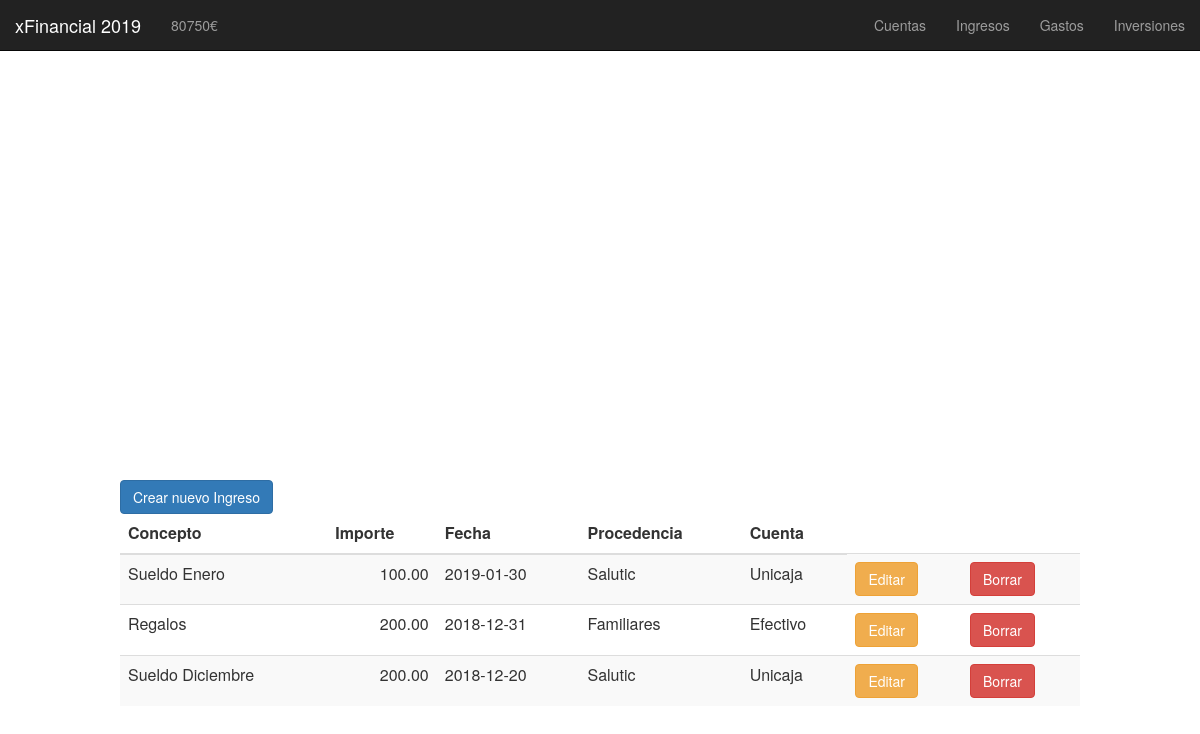
/ingresos.php, run on the app's committed database.
### tables this page shows
CREATE TABLE ingresos (
	id INT PRIMARY KEY AUTO_INCREMENT,
	importe DECIMAL(8,2),  
	concepto VARCHAR(50),  
	fecha DATE,  
	procedencia VARCHAR(50),  
	cuenta VARCHAR(50)  
);

### functions/ingresos/mostrar_ingresos_edit.php (the view, shortened to what this page needs)
<td>
    <button type="button" class="btn btn-warning" data-toggle="modal" data-target="#modal_editar_<?php echo $row['id'] ;?>">
    Editar
    </button>
</td>
<td>
    <button type="button" class="btn btn-danger" data-toggle="modal" data-target="#modal_borrar_<?php echo $row['id'] ;?>">
    Borrar
    </button>
</td>

### functions/ingresos/mostrar_ingresos.php (shortened to what this page needs)
<table class="table table-striped">
    <thead>
    <tr>
        <th>Concepto</th>
        <th>Importe</th>
        <th>Fecha</th>
        <th>Procedencia</th>
        <th>Cuenta</th>
    </tr>
    </thead>
<?php
$res = mysql_query("SELECT * FROM ingresos ORDER BY fecha DESC")
or die(mysql_error());
while($row = mysql_fetch_array( $res )) {?>
    <tr>
        <td><?php echo $row['concepto'];?></td>
        <td style="text-align:right;"><?php echo $row['importe'];?></td>
        <td><?php echo $row['fecha'];?></td>
        <td><?php echo $row['procedencia'];?></td>
        <td><?php echo $row['cuenta'];?></td>
        <?php
            if ($editar == 1) {
                require "mostrar_ingresos_edit.php";
            }
        ?>
    </tr>
<?php } ?>
</table>

### css/ingresos.css (style rules this page uses)
body { margin-top: 100px; margin-left: 10%; margin-right: 10%; }

### data on the page
ingresos: concepto "Sueldo Enero", importe "100.00", fecha "2019-01-30", procedencia "Salutic", cuenta "Unicaja"
ingresos: concepto "Regalos", importe "200.00", fecha "2018-12-31", procedencia "Familiares", cuenta "Efectivo"
ingresos: concepto "Sueldo Diciembre", importe "200.00", fecha "2018-12-20", procedencia "Salutic", cuenta "Unicaja"

### other printed values
$patrimonio "80750"
